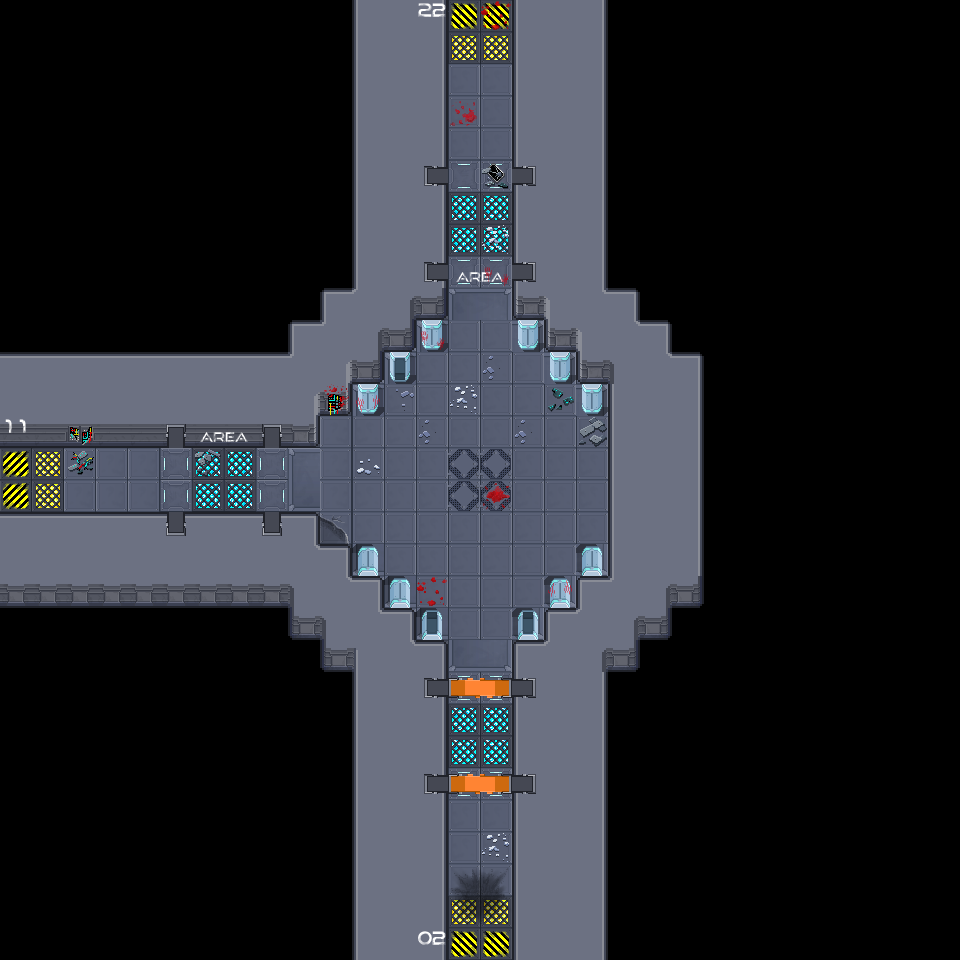

Tiled map render using the project's own tile images. Description and the map definition, with tile-layer contents summarised, below:
An orthogonal 30x30 tile map with 32x32 px tiles, 4 tile layers (Sol, Collisions, items-no-collisions-1, items-no-collisions-2), 1 hidden layer not drawn, 3 tilesets.

<map version="1.9" tiledversion="1.9.2" orientation="orthogonal" renderorder="right-down" width="30" height="30" tilewidth="32" tileheight="32" infinite="0" nextlayerid="14" nextobjectid="1">
 <tileset firstgid="1" source="Map.tsx" />
 <tileset firstgid="161" source="items_01.tsx" />
 <tileset firstgid="369" source="items_02.tsx" />
 <layer id="8" name="Milieu" width="30" height="30" visible="0" locked="1">
  <data>[900 cells, 116 non-empty, 2 distinct tile ids]</data>
 </layer>
 <layer id="9" name="Sol" width="30" height="30">
  <data>[900 cells, 364 non-empty, 12 distinct tile ids]</data>
 </layer>
 <layer id="10" name="Collisions" width="30" height="30">
  <data>[900 cells, 248 non-empty, 19 distinct tile ids]</data>
 </layer>
 <layer id="11" name="items-no-collisions-1" width="30" height="30">
  <data>[900 cells, 46 non-empty, 27 distinct tile ids]</data>
 </layer>
 <layer id="12" name="items-no-collisions-2" width="30" height="30">
  <data>[900 cells, 5 non-empty, 4 distinct tile ids]</data>
 </layer>
</map>